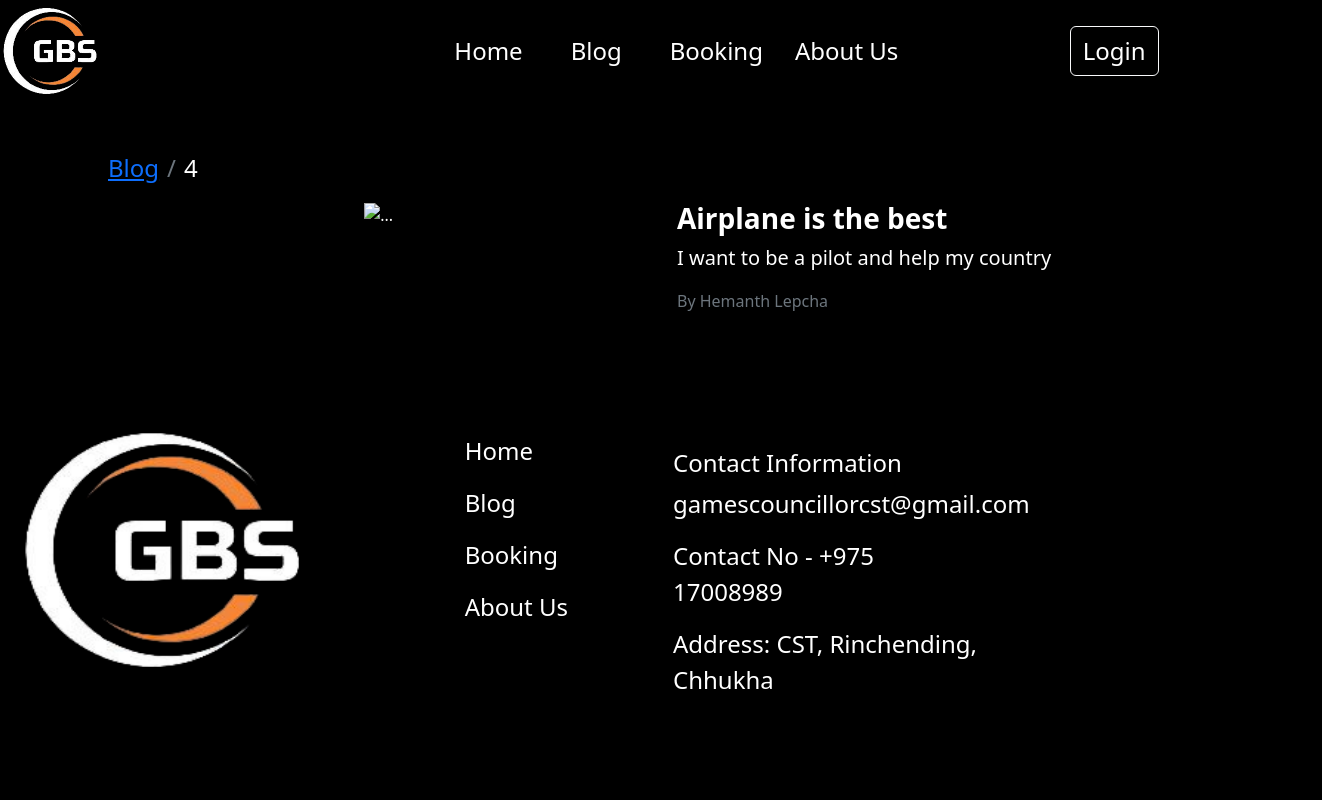
The app's page /blog/4 with its own data.
### models.py (models this page shows, shortened)
class Blogs(db.Model):
    BId = db.Column(db.Integer, primary_key=True, autoincrement=True)
    title = db.Column(db.String(100), nullable=False)
    content = db.Column(db.Text, nullable=False)
    author = db.Column(db.String(100), nullable=False)
    image = db.Column(db.Text, nullable=False)
    mimetype = db.Column(db.Text, nullable=False)
    date_created = db.Column(db.DateTime, nullable=False, default=datetime.utcnow)

### app.py (the view)
@app.route('/blog/<int:id>')
def blog_detail(id):
    if 'role' in session:
        _blog=Blogs.query.filter_by(BId=id).first()
        return render_template('blog_disp.html',data={'role_status':session['LogAs'],'blog':_blog})
    else:
        blog=Blogs.query.filter_by(BId=id).first()
        return render_template('blog_disp.html', data={'b': 'active','blog':blog})

### templates/blog_disp.html (shortened to what this page needs)
{%extends 'index.html'%}
{%block content%}
<div class="my-5 bg-black text-bg-light container-fluid row text-center">
    <nav aria-label="breadcrumb">
        <ol class="breadcrumb ms-5">
          <li class="breadcrumb-item nav-item fs-4 ms-5"><a class="nav-item" href="\blog">Blog</a></li>
          <li class="breadcrumb-item nav-item fs-4">{{data.blog.BId}}</li>
        </ol>
      </nav>
    <div class="col-lg-1"></div>
    <div class="col-lg-5">
        <img src="/blog/img/{{data.blog.BId}}" class="img-fluid" alt="...">
    </div>
    <div class="col-lg-5 text-center">
        <div class="col-lg-10 col-sm-12 px-3">
            <h1 class="text-start fs-3"><b> {{data.blog.title}} </b></h1>
            <p class="text-start fs-5">{{data.blog.content}}</p>
            <p class="text-start text-muted">By {{data.blog.author}}</p>
        </div>
    </div>
</div>
{%endblock%}

### static/css/index.css (style rules this page uses)
* { background-color: rgba(0, 0, 0, 0); color: white; }

### records on screen
Blogs: blog.BId "4", blog "Airplane is the best", blog.content "I want to be a pilot and help my country", blog.author "Hemanth Lepcha"
